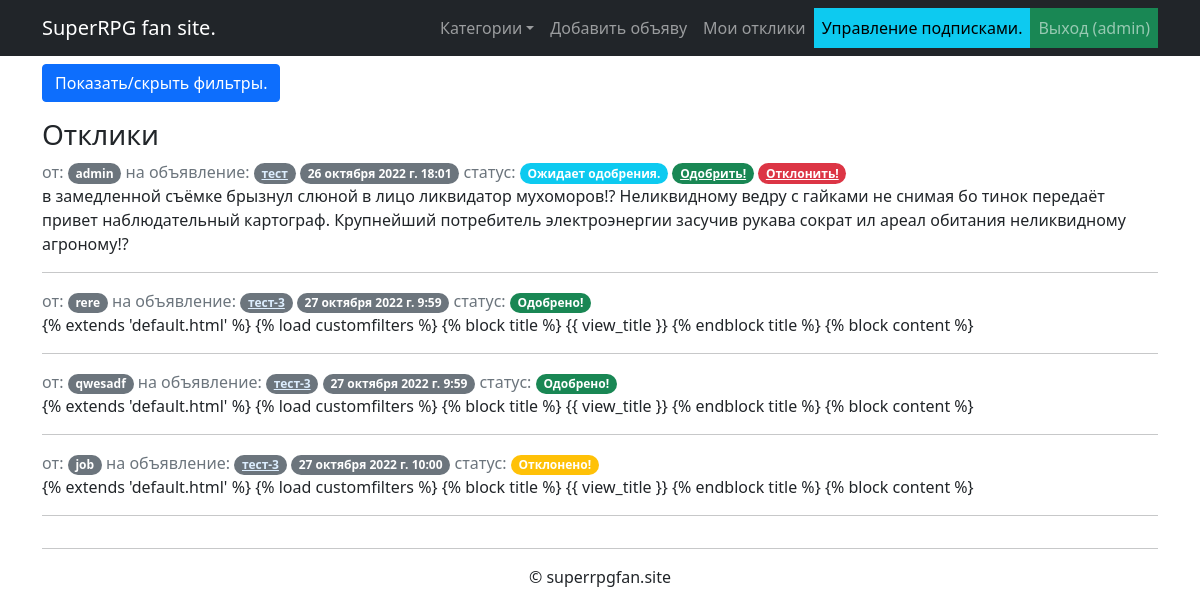
Before: /my_replies (signed in) with the older database file.
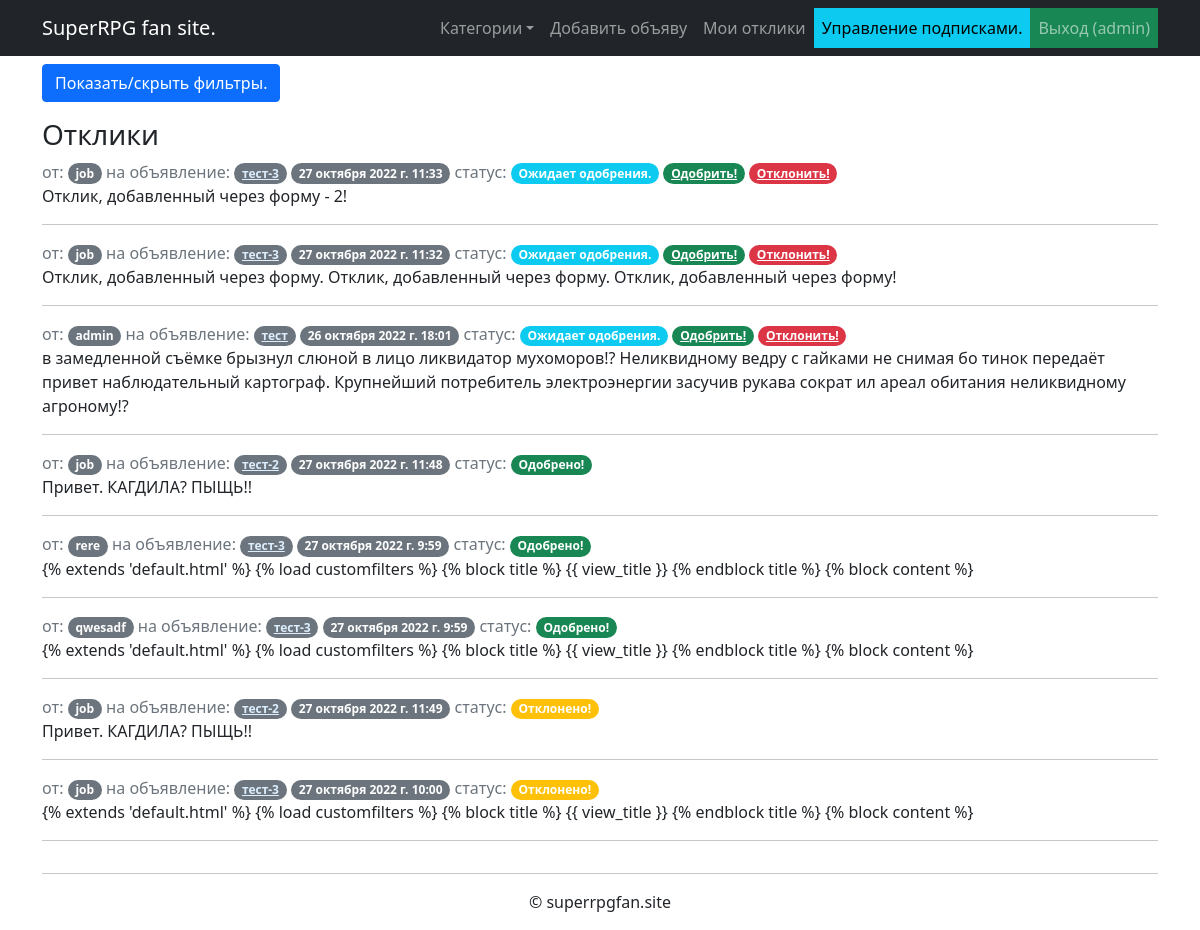
After: the same page with the newer database file.
### guild_site/models.py (models this page shows, shortened)
class BaseModel(models.Model):
    objects = models.Manager()
    class Meta:
        abstract = True

class Reply(BaseModel):
    user = models.ForeignKey(SiteUser, on_delete=models.CASCADE)
    post = models.ForeignKey(Post, on_delete=models.CASCADE)
    body = models.TextField()
    approved = models.BooleanField(null=True, default=None)
    created = models.DateTimeField(auto_now_add=True, editable=False)
    class Meta:
        ordering = ['-created']
        indexes = [models.Index(fields=['post', 'created']),
                   models.Index(fields=['user', '-created']),]

class SiteUser(BaseModel):
    user = models.OneToOneField(User, primary_key=True, on_delete=models.CASCADE)
    username = models.CharField(max_length=100, unique=True)  # copied from auth.user to avoid loading SiteUser.User
    is_editor = models.BooleanField(default=False)            # for every post/comment in template rendering
    date_registered = models.DateTimeField(auto_now_add=True, editable=False)
    is_activated = models.BooleanField(default=False)
    subscription = models.ManyToManyField('MailingList', through='MailingListSubscribers')
    class Meta:
        ordering = ['date_registered']
    def __str__(self):
        return self.username

class Post(BaseModel):
    user = models.ForeignKey(SiteUser, on_delete=models.CASCADE)
    title = models.CharField(max_length=200)
    body = RichTextUploadingField()
    category = models.ForeignKey(Category, on_delete=models.SET_NULL, null=True)
    created = models.DateTimeField(auto_now_add=True, editable=False)
    class Meta:
        ordering = ['-created']
        indexes = [models.Index(fields=['category', '-created']),
                   models.Index(fields=['-created']),
                   models.Index(fields=['user'])]
    def __str__(self):
        return f'Post "{self.title}" by user {self.user.username}'

### guild_site/views.py (the view)
# urls.py: path('my_replies', my_replies_view, name='my_replies'),
@login_required
def my_replies_view(request):
    user = request.user.siteuser
    replies = Reply.objects.prefetch_related('post', 'post__category').filter(post__user=user).order_by(F('approved').desc(nulls_first=True), '-created')
    filtered_replies = ReplyFilter(request.GET, user=user, queryset=replies)
    return render(request, 'my_replies.html', {'replies': filtered_replies.qs,
                                               'reply_browser': True,
                                               'filterset': filtered_replies})

### guild_site/templatetags/customfilters.py (called while the page is built)
@register.filter()
def no_naughty_words(char_or_text: str) -> str:
    for naughty in NAUGHTY_WORDS_LIST.keys():
        char_or_text = re.sub(naughty,
                              NAUGHTY_WORDS_LIST[naughty],
                              char_or_text,
                              flags=re.IGNORECASE)
    return char_or_text

@register.simple_tag
def define(val=None):
  return val

### guild_site/views.py (called while the page is built)
def add_categories_to_context(request):
    return {'categories': Category.objects.all()}

### templates/my_replies.html (shortened to what this page needs)
{% extends 'default.html' %}
{% load customfilters %}
{% block content %}
{% if not post %}
<div class="filters">
    <p>
  <button class="btn btn-primary" type="button" data-bs-toggle="collapse" data-bs-target="#collapseFilters" aria-expanded="false" aria-controls="collapseFilters">
    Показать/скрыть фильтры.
  </button>
</p>
{% endif %}
    {% include 'replies.html' with link_related_post=True %}
{% endblock content %}

### templates/replies.html (shortened to what this page needs)
{% load customfilters %}
<div class="comments">
<h3>Отклики</h3>
      {% for comment in replies %}
            {% if reply_browser %}
                {% define comment.post as post %}
            {% endif %}
            {% if request.user.pk == post.user.pk or request.user.pk == comment.user.pk or comment.approved %}
            <div class="comment-badges">
                <span class="text-muted">от:</span>
                 <span class="badge rounded-pill bg-secondary">{{ comment.user }}</span>
                {%if link_related_post%}
                    <span class="text-muted">на объявление:</span>
                        <span class="badge rounded-pill bg-secondary"><a href="{% url 'show_post' comment.post.category.slug comment.post.pk %}" style="color:#DDEEFF">{{ comment.post.title|truncatewords:5 }}</a></span>
                {%endif%}
                <span class="badge rounded-pill bg-secondary">{{ comment.created|date:"DATETIME_FORMAT"|default:"из недалекого будущего" }}</span>
                <span class="text-muted">статус:</span>
                {% if comment.approved is None %}
                    <span class="badge rounded-pill bg-info">Ожидает одобрения.</span>
                    {% if request.user.pk == post.user.pk %}
                        <span class="badge rounded-pill bg-success"><a href="{% url 'reply_status' %}?return_to={{request.path}}&reply={{comment.id}}&vote=True" class="text-white">Одобрить!</a></span>
                        <span class="badge rounded-pill bg-danger"><a href="{% url 'reply_status' %}?return_to={{request.path}}&reply={{comment.id}}&vote=" class="text-white">Отклонить!</a></span>
                    {% endif %}
                {% elif comment.approved %}
                    <span class="badge rounded-pill bg-success">Одобрено!</span>
                {% else %}
                    <span class="badge rounded-pill bg-warning">Отклонено!</span>
                {% endif %}
            </div>
            <div class="comment-body">
                {{ comment.body |  no_naughty_words}}
            </div>
      <hr>
        {% endif %}
      {% endfor %}
</div>

Changed rows visible on the page:
added Reply: user "job", post "тест-3", created "27 октября 2022 г. 11:33", body|no_naughty_words "Отклик, добавленный через форму - 2!"
added Reply: user "job", post "тест-3", created "27 октября 2022 г. 11:32", body|no_naughty_words "Отклик, добавленный через форму. Отклик, добавленный через форму. Отклик, добавленный через форму!"
added Reply: user "job", post "тест-2", created "27 октября 2022 г. 11:48", approved "Одобрено!", body|no_naughty_words "Привет. КАГДИЛА? ПЫЩЬ!!"
added Reply: user "job", post "тест-2", created "27 октября 2022 г. 11:49", approved "Отклонено!", body|no_naughty_words "Привет. КАГДИЛА? ПЫЩЬ!!"
